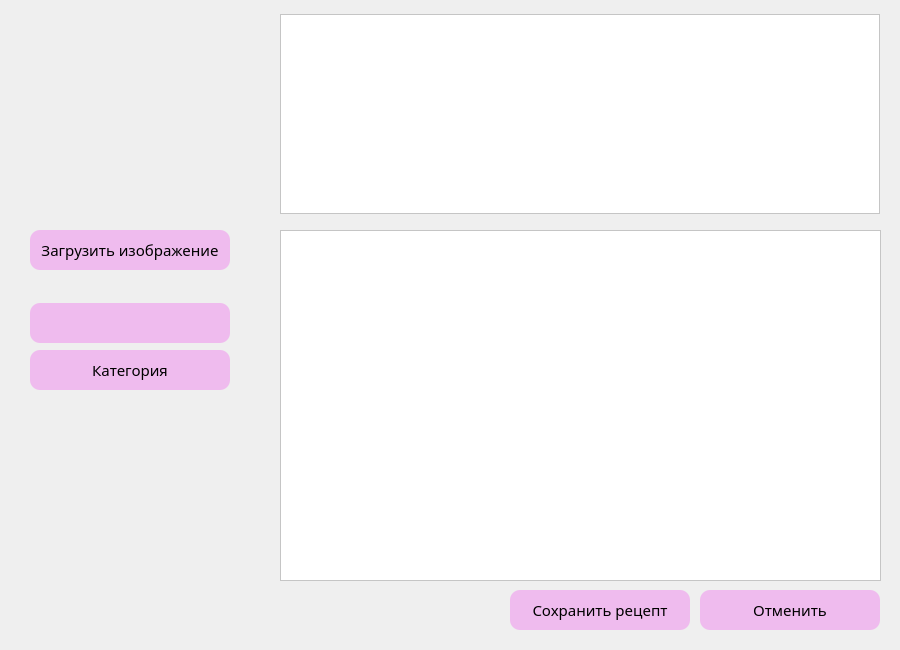
<?xml version="1.0" encoding="UTF-8"?>
<ui version="4.0">
 <class>NewRecordWidget</class>
 <widget class="QWidget" name="NewRecordWidget">
  <property name="geometry">
   <rect>
    <x>0</x>
    <y>0</y>
    <width>900</width>
    <height>650</height>
   </rect>
  </property>
  <property name="minimumSize">
   <size>
    <width>900</width>
    <height>650</height>
   </size>
  </property>
  <property name="maximumSize">
   <size>
    <width>900</width>
    <height>650</height>
   </size>
  </property>
  <property name="windowTitle">
   <string>Новый рецепт</string>
  </property>
  <property name="windowIcon">
   <iconset>
    <normaloff>../src/icon.png</normaloff>../src/icon.png</iconset>
  </property>
  <property name="styleSheet">
   <string notr="true">#EditRecordWidget {background-color: rgb(252, 238, 251);}
QPushButton {background-color: rgb(239, 187, 238);
	border-radius: 10px;
	border-width: 0px;}
QPushButton:hover {background-color: rgb(244, 204, 242);
	border-width: 0px;}
QLineEdit {background-color: rgb(239, 187, 238);}
#nameLine {border-radius: 10px;
	border-width: 1px;
	min-height: 40px;
	max-height: 40px;
	min-width: 200px;
	max-width: 200px}

QTextEdit  {background-color: rgb(255, 255, 255);}
</string>
  </property>
  <widget class="QLabel" name="picLabel">
   <property name="geometry">
    <rect>
     <x>30</x>
     <y>20</y>
     <width>200</width>
     <height>200</height>
    </rect>
   </property>
   <property name="text">
    <string/>
   </property>
  </widget>
  <widget class="QPushButton" name="addPicButton">
   <property name="geometry">
    <rect>
     <x>30</x>
     <y>230</y>
     <width>200</width>
     <height>40</height>
    </rect>
   </property>
   <property name="font">
    <font>
     <family>Calibri Light</family>
     <pointsize>11</pointsize>
    </font>
   </property>
   <property name="text">
    <string>Загрузить изображение</string>
   </property>
  </widget>
  <widget class="QPushButton" name="selectCategoryButton">
   <property name="geometry">
    <rect>
     <x>30</x>
     <y>350</y>
     <width>200</width>
     <height>40</height>
    </rect>
   </property>
   <property name="font">
    <font>
     <family>Calibri Light</family>
     <pointsize>11</pointsize>
    </font>
   </property>
   <property name="text">
    <string>Категория</string>
   </property>
  </widget>
  <widget class="QTextEdit" name="recipeBox">
   <property name="geometry">
    <rect>
     <x>280</x>
     <y>230</y>
     <width>601</width>
     <height>351</height>
    </rect>
   </property>
   <property name="font">
    <font>
     <family>Calibri Light</family>
     <pointsize>11</pointsize>
    </font>
   </property>
  </widget>
  <widget class="QPushButton" name="saveButton">
   <property name="geometry">
    <rect>
     <x>510</x>
     <y>590</y>
     <width>180</width>
     <height>40</height>
    </rect>
   </property>
   <property name="font">
    <font>
     <family>Calibri Light</family>
     <pointsize>11</pointsize>
    </font>
   </property>
   <property name="text">
    <string>Сохранить рецепт</string>
   </property>
  </widget>
  <widget class="QPushButton" name="cancelButton">
   <property name="geometry">
    <rect>
     <x>700</x>
     <y>590</y>
     <width>180</width>
     <height>40</height>
    </rect>
   </property>
   <property name="font">
    <font>
     <family>Calibri Light</family>
     <pointsize>11</pointsize>
    </font>
   </property>
   <property name="text">
    <string>Отменить</string>
   </property>
  </widget>
  <widget class="QLineEdit" name="nameLine">
   <property name="geometry">
    <rect>
     <x>30</x>
     <y>303</y>
     <width>200</width>
     <height>40</height>
    </rect>
   </property>
   <property name="font">
    <font>
     <family>Calibri Light</family>
     <pointsize>11</pointsize>
    </font>
   </property>
  </widget>
  <widget class="QTextEdit" name="ingredientsBox">
   <property name="geometry">
    <rect>
     <x>280</x>
     <y>14</y>
     <width>600</width>
     <height>200</height>
    </rect>
   </property>
   <property name="font">
    <font>
     <family>Calibri Light</family>
     <pointsize>11</pointsize>
    </font>
   </property>
  </widget>
 </widget>
 <resources/>
 <connections>
  <connection>
   <sender>cancelButton</sender>
   <signal>clicked()</signal>
   <receiver>NewRecordWidget</receiver>
   <slot>close()</slot>
   <hints>
    <hint type="sourcelabel">
     <x>790</x>
     <y>620</y>
    </hint>
    <hint type="destinationlabel">
     <x>449</x>
     <y>324</y>
    </hint>
   </hints>
  </connection>
 </connections>
</ui>
